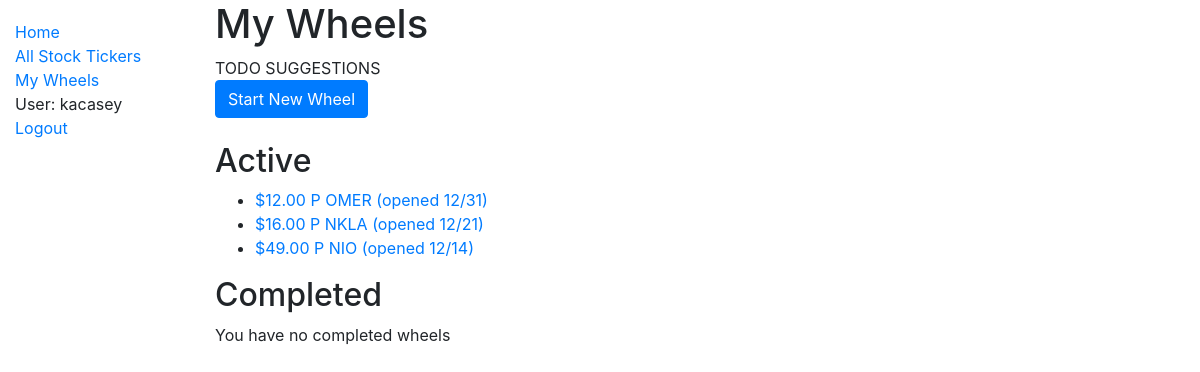
Before: /catalog/wheels/ (signed in) with the older database file.
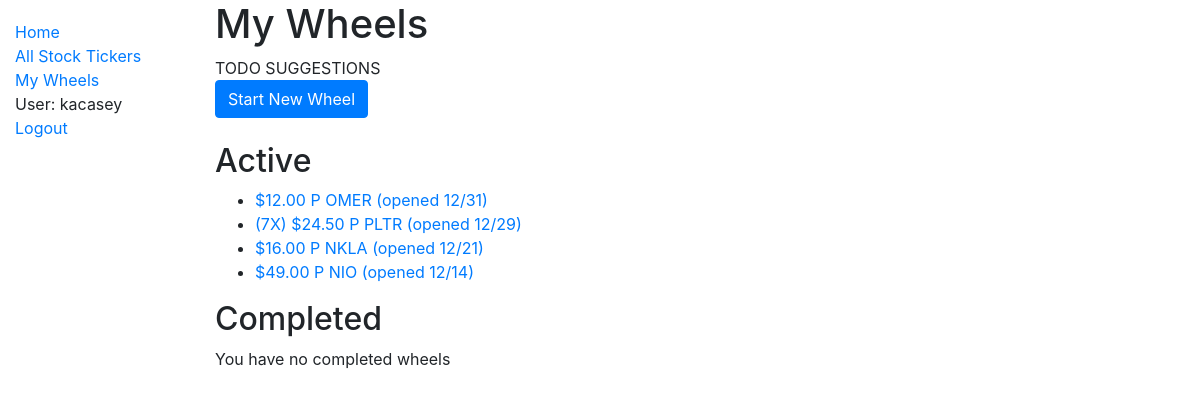
After: the same page with the newer database file.
### catalog/models.py (models this page shows, shortened)
class OptionWheel(models.Model):
    user = models.ForeignKey(
        settings.AUTH_USER_MODEL,
        on_delete=models.CASCADE,
    )
    stock_ticker = models.ForeignKey(
        'StockTicker',
        on_delete=models.CASCADE,
    )
    quantity = models.IntegerField(default=1)
    is_active = models.BooleanField()
    total_profit = models.DecimalField(max_digits=12, decimal_places=2, default=None, null=True)
    total_days_active = models.IntegerField(default=None, null=True)
    collatoral = models.DecimalField(max_digits=12, decimal_places=2, default=None, null=True)
    def get_first_option_purchase(self):
        return OptionPurchase.objects.filter(option_wheel=self.id).first()
    def get_open_date(self):
        first = self.get_first_option_purchase()
        if first:
            return first.purchase_date.date()
        return datetime.min.date()
    def __str__(self):
        first_option_purchase = self.get_first_option_purchase()
        quantity_str = f"({self.quantity}X) " if self.quantity > 1 else ""
        if first_option_purchase is None:
            return f"{quantity_str}{str(self.stock_ticker)}"
        strike = first_option_purchase.strike
        call_or_put = first_option_purchase.call_or_put
        open_date = first_option_purchase.purchase_date.strftime('%m/%d')
        return f"{quantity_str}${strike} {call_or_put} {str(self.stock_ticker)} (opened {open_date})"
    def get_absolute_url(self):
        return reverse('wheel-detail', args=[str(self.id)])

class OptionPurchase(models.Model):
    user = models.ForeignKey(
        settings.AUTH_USER_MODEL,
        on_delete=models.CASCADE,
    )
    option_wheel = models.ForeignKey(
        'OptionWheel',
        on_delete=models.CASCADE,
    )
    purchase_date = models.DateTimeField()
    expiration_date = models.DateField()
    strike = models.DecimalField(max_digits=12, decimal_places=2)
    price_at_date = models.DecimalField(max_digits=12, decimal_places=2)
    premium = models.DecimalField(max_digits=12, decimal_places=2)
    class CallOrPut(models.TextChoices):
        CALL = 'C', _('Call')
        PUT = 'P', _('Put')
    call_or_put = models.CharField(
        max_length=1,
        choices=CallOrPut.choices,
        default=CallOrPut.PUT,
    )

class StockTicker(models.Model):
    name = models.CharField(max_length=200, help_text='Enter a ticker, like TSLA.', unique=True)
    class StockRecommendation(models.TextChoices):
        NONE = 'NO', _('None')
        STABLE = 'ST', _('Stable Choice')
        HIGHVOLATILITY = 'HV', _('High Volatility')
    recommendation = models.CharField(
        max_length=2,
        choices=StockRecommendation.choices,
        default=StockRecommendation.NONE,
    )
    def __str__(self):
        return self.name

### catalog/views.py (the view)
# urls.py: path('wheels/', views.OptionWheelListView.as_view(), name='wheels'),
class OptionWheelListView(LoginRequiredMixin, generic.ListView):
    model = OptionWheel
    context_object_name = 'wheels'
    template_name = 'catalog/optionwheel_list.html'
    def get_queryset(self):
        user = self.request.user
        active = OptionWheel.objects.filter(user=user, is_active=True)
        active_sorted = sorted(active, key=lambda x: x.get_open_date(), reverse=True)
        completed = OptionWheel.objects.filter(user=user, is_active=False)
        completed_sorted = sorted(completed, key=lambda x: x.get_open_date(), reverse=True)
        queryset = {
            'active_wheels': active_sorted,
            'completed_wheels': completed_sorted,
        }
        return queryset

### catalog/templates/catalog/optionwheel_list.html
{% extends "base_generic.html" %}
{% block content %}
  <h1>My Wheels</h1>
  TODO SUGGESTIONS
  <br>
  <a type="button" class="btn btn-primary" href="{% url 'wheel-create' %}">Start New Wheel</a>
  <br>
  <br>
  <h2>Active</h2>
  {% if wheels.active_wheels %}
      <ul>
        {% for wheel in wheels.active_wheels %}
          <li>
            <a href="{{ wheel.get_absolute_url }}">{{ wheel }}</a>
          </li>
        {% endfor %}
      </ul>
  {% else %}
    <p>You have no active wheels</p>
  {% endif %}
  <h2>Completed</h2>
  {% if wheels.completed_wheels %}
      <ul>
        {% for wheel in wheels.completed_wheels %}
          <li>
            <a href="{{ wheel.get_absolute_url }}">{{ wheel }}</a>
          </li>
        {% endfor %}
      </ul>
  {% else %}
    <p>You have no completed wheels</p>
  {% endif %}
{% endblock %}

Changed rows visible on the page:
added OptionWheel: id+quantity+stock_ticker "(7X) $24.50 P PLTR (opened 12/29)"
